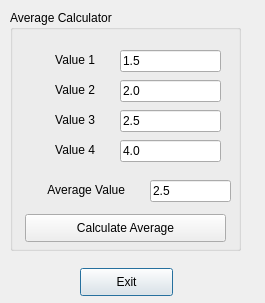
<?xml version="1.0" encoding="UTF-8"?>
<ui version="4.0">
 <class>Dialog</class>
 <widget class="QDialog" name="Dialog">
  <property name="geometry">
   <rect>
    <x>0</x>
    <y>0</y>
    <width>265</width>
    <height>303</height>
   </rect>
  </property>
  <property name="windowTitle">
   <string>Average of 4 numbers</string>
  </property>
  <property name="toolTip">
   <string notr="true"/>
  </property>
  <widget class="QPushButton" name="pushButton_exit">
   <property name="geometry">
    <rect>
     <x>80</x>
     <y>268</y>
     <width>93</width>
     <height>28</height>
    </rect>
   </property>
   <property name="text">
    <string>Exit</string>
   </property>
  </widget>
  <widget class="QGroupBox" name="groupBox">
   <property name="geometry">
    <rect>
     <x>10</x>
     <y>10</y>
     <width>231</width>
     <height>241</height>
    </rect>
   </property>
   <property name="title">
    <string>Average Calculator</string>
   </property>
   <widget class="QLabel" name="label">
    <property name="geometry">
     <rect>
      <x>4</x>
      <y>40</y>
      <width>81</width>
      <height>20</height>
     </rect>
    </property>
    <property name="text">
     <string>Value 1</string>
    </property>
    <property name="alignment">
     <set>Qt::AlignRight|Qt::AlignTrailing|Qt::AlignVCenter</set>
    </property>
   </widget>
   <widget class="QPushButton" name="pushButton_calculate">
    <property name="geometry">
     <rect>
      <x>15</x>
      <y>204</y>
      <width>201</width>
      <height>28</height>
     </rect>
    </property>
    <property name="text">
     <string>Calculate Average</string>
    </property>
   </widget>
   <widget class="QLineEdit" name="lineEdit_val1">
    <property name="geometry">
     <rect>
      <x>110</x>
      <y>40</y>
      <width>101</width>
      <height>22</height>
     </rect>
    </property>
    <property name="text">
     <string>1.5</string>
    </property>
   </widget>
   <widget class="QLineEdit" name="lineEdit_answer">
    <property name="geometry">
     <rect>
      <x>140</x>
      <y>170</y>
      <width>81</width>
      <height>22</height>
     </rect>
    </property>
    <property name="text">
     <string>2.5</string>
    </property>
   </widget>
   <widget class="QLabel" name="label_3">
    <property name="geometry">
     <rect>
      <x>4</x>
      <y>170</y>
      <width>111</width>
      <height>20</height>
     </rect>
    </property>
    <property name="text">
     <string>Average Value</string>
    </property>
    <property name="alignment">
     <set>Qt::AlignRight|Qt::AlignTrailing|Qt::AlignVCenter</set>
    </property>
   </widget>
   <widget class="QLabel" name="label_2">
    <property name="geometry">
     <rect>
      <x>4</x>
      <y>70</y>
      <width>81</width>
      <height>20</height>
     </rect>
    </property>
    <property name="text">
     <string>Value 2</string>
    </property>
    <property name="alignment">
     <set>Qt::AlignRight|Qt::AlignTrailing|Qt::AlignVCenter</set>
    </property>
   </widget>
   <widget class="QLineEdit" name="lineEdit_val2">
    <property name="geometry">
     <rect>
      <x>110</x>
      <y>70</y>
      <width>101</width>
      <height>22</height>
     </rect>
    </property>
    <property name="text">
     <string>2.0</string>
    </property>
   </widget>
   <widget class="QLineEdit" name="lineEdit_val3">
    <property name="geometry">
     <rect>
      <x>110</x>
      <y>100</y>
      <width>101</width>
      <height>22</height>
     </rect>
    </property>
    <property name="text">
     <string>2.5</string>
    </property>
   </widget>
   <widget class="QLabel" name="label_4">
    <property name="geometry">
     <rect>
      <x>4</x>
      <y>100</y>
      <width>81</width>
      <height>20</height>
     </rect>
    </property>
    <property name="text">
     <string>Value 3</string>
    </property>
    <property name="alignment">
     <set>Qt::AlignRight|Qt::AlignTrailing|Qt::AlignVCenter</set>
    </property>
   </widget>
   <widget class="QLabel" name="label_5">
    <property name="geometry">
     <rect>
      <x>4</x>
      <y>130</y>
      <width>81</width>
      <height>20</height>
     </rect>
    </property>
    <property name="text">
     <string>Value 4</string>
    </property>
    <property name="alignment">
     <set>Qt::AlignRight|Qt::AlignTrailing|Qt::AlignVCenter</set>
    </property>
   </widget>
   <widget class="QLineEdit" name="lineEdit_val4">
    <property name="geometry">
     <rect>
      <x>110</x>
      <y>130</y>
      <width>101</width>
      <height>22</height>
     </rect>
    </property>
    <property name="text">
     <string>4.0</string>
    </property>
   </widget>
  </widget>
 </widget>
 <resources/>
 <connections/>
</ui>
